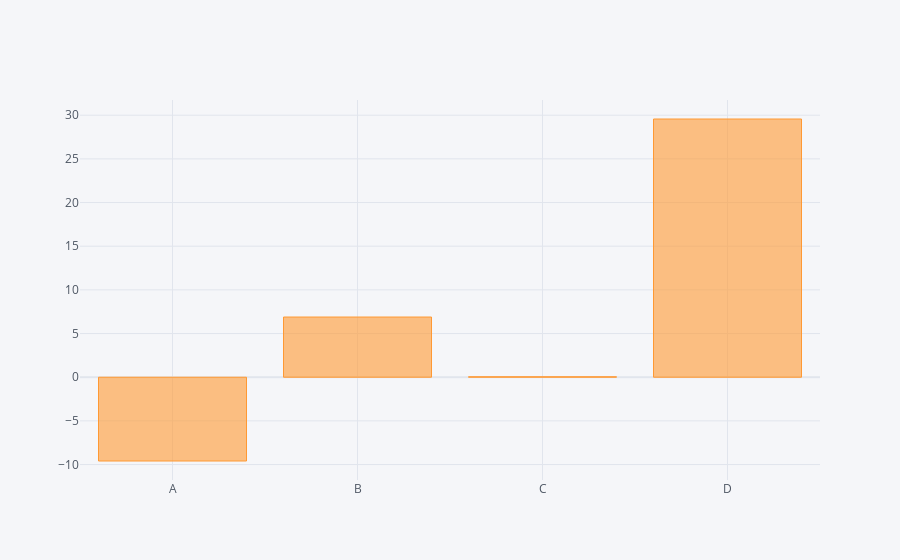

Here is the notebook cell this chart was saved with:
### Code cell
df.sum().iplot(kind='bar')

### Figure 1 — Plotly figure (JSON) as saved in the notebook; plotly's stock layout.template omitted (floating-point values rounded to 4 significant figures)
{"data": [{"marker": {"color": "rgba(255, 153, 51, 0.6)", "line": {"color": "rgba(255, 153, 51, 1.0)", "width": 1}}, "name": "None", "orientation": "v", "text": "", "type": "bar", "x": ["A", "B", "C", "D"], "y": [-9.593, 6.891, 0.05205, 29.57]}], "layout": {"legend": {"bgcolor": "#F5F6F9", "font": {"color": "#4D5663"}}, "paper_bgcolor": "#F5F6F9", "plot_bgcolor": "#F5F6F9", "title": {"font": {"color": "#4D5663"}}, "xaxis": {"gridcolor": "#E1E5ED", "showgrid": true, "tickfont": {"color": "#4D5663"}, "title": {"font": {"color": "#4D5663"}, "text": ""}, "zerolinecolor": "#E1E5ED"}, "yaxis": {"gridcolor": "#E1E5ED", "showgrid": true, "tickfont": {"color": "#4D5663"}, "title": {"font": {"color": "#4D5663"}, "text": ""}, "zerolinecolor": "#E1E5ED"}}}
